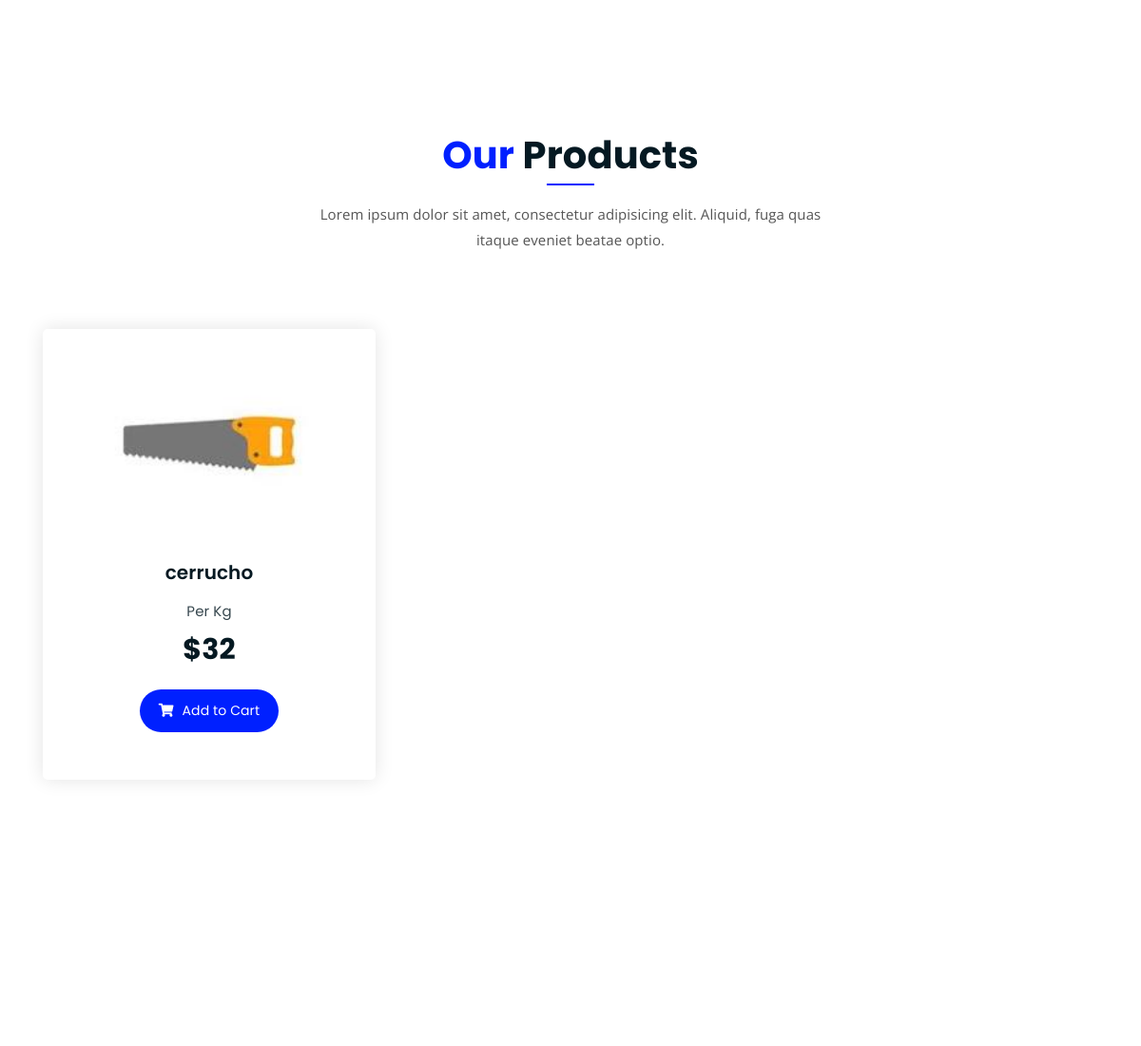
Before: /productos (middle part) with the older database file.
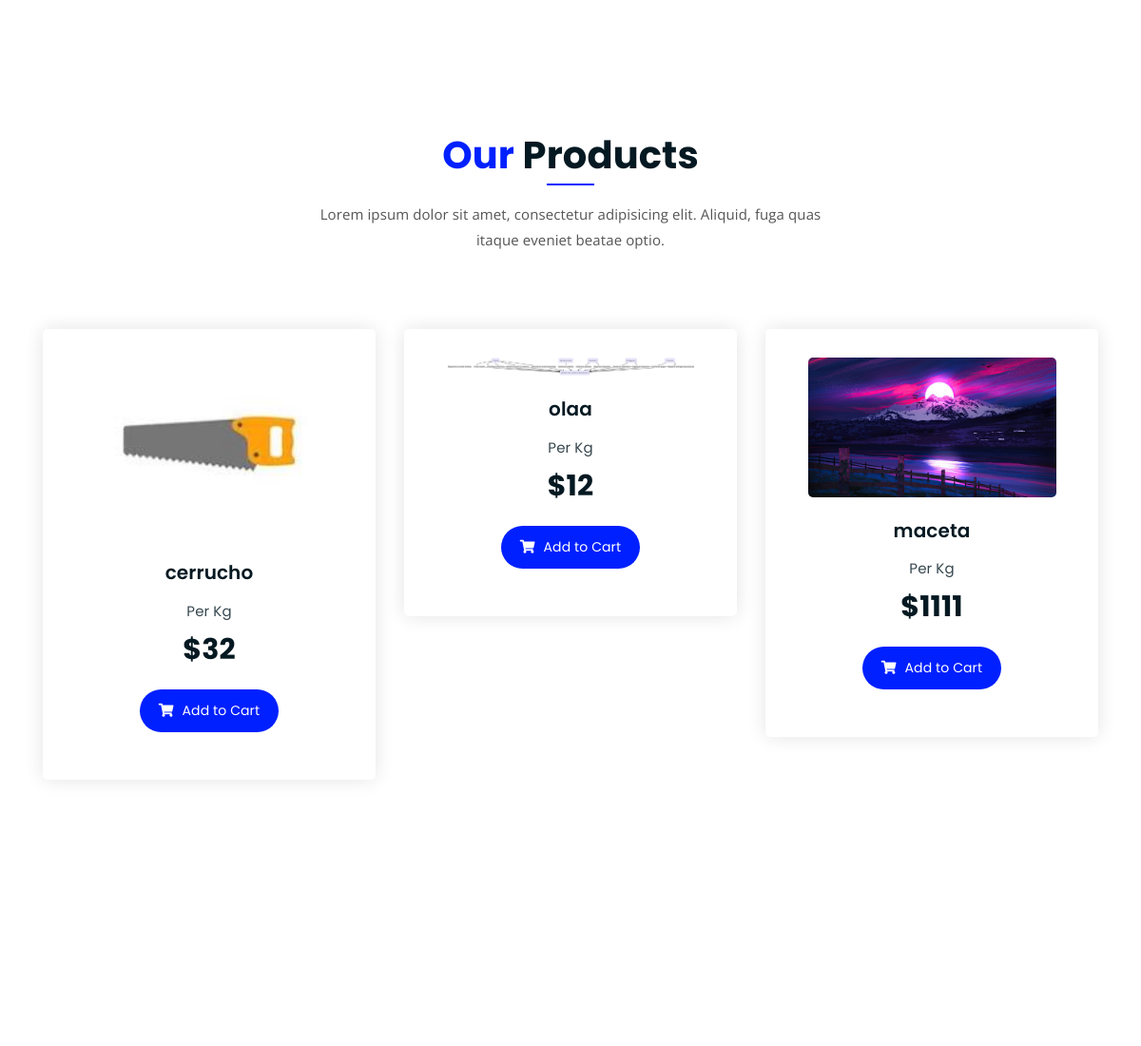
After: the same page with the newer database file.
### core/models.py (models this page shows, shortened)
class Producto(models.Model):
    nombre = models.CharField(max_length=50)
    precio = models.IntegerField()
    stock = models.IntegerField()
    descripcion = models.CharField(max_length=250)
    tipo = models.ForeignKey(TipoProducto, on_delete=models.CASCADE)
    vencimiento = models.DateField(default=date.today)
    imagen = models.ImageField(null=True,blank=True)
    vigente = models.BooleanField()

### core/views.py (the view)
# urls.py: path('productos', productos, name="productos"),
def productos(request):
    categorias = TipoProducto.objects.all()  # Obtén todos los tipos de productos (categorías)
    productosAll = Producto.objects.all()
    page = request.GET.get('page', 1)
    try:
        paginator = Paginator(productosAll, 5)
        productosAll = paginator.page(page)
    except:
        raise Http404
    data = {
        'listado': productosAll,
        'paginator': paginator,
        'categorias': categorias,
    }
    return render(request, 'core/productos.html',data)

### core/templates/core/Productos.html (shortened to what this page needs)
{% extends 'core/base.html' %}
{% load static %}
{% block contenido %}
<div class="product-section mt-150 mb-150" style="margin-bottom: 400px;">
    <div class="container">
        <div class="row">
            <div class="col-lg-8 offset-lg-2 text-center">
                <div class="section-title">
                    <h3><span class="orange-text">Our</span> Products</h3>
                    <p>Lorem ipsum dolor sit amet, consectetur adipisicing elit. Aliquid, fuga quas itaque eveniet beatae optio.</p>
                </div>
            </div>
        </div>
        <div class="row">
            {% for aux in listado %}
                <div class="col-lg-4 col-md-6 text-center">
                    <div class="single-product-item">
                        <div class="product-image">
                            <a href="{% url 'descripcion' aux.id %}">
                                {% if aux.imagen %}
                                    <img src="{{ aux.imagen.url }}" alt="{{ aux.nombre }}">
                                {% else %}
                                    <img src="{% static 'core/img/products/product-img-1.jpg' %}" alt="{{ aux.nombre }}">
                                {% endif %}
                            </a>
                        </div>
                        <h3>{{ aux.nombre }}</h3>
                        <p class="product-price"><span>Per Kg</span> ${{ aux.precio }}</p>
                        <a href="{% url 'descripcion' aux.id %}" class="cart-btn"><i class="fas fa-shopping-cart"></i> Add to Cart</a>
                    </div>
                </div>
            {% endfor %}
        </div>
    </div>
</div>
{% endblock %}

### core/templates/core/base.html (shortened to what this page needs)
{% load static %}
	<link rel="stylesheet" href="{% static 'core/css/all.min.css' %}">
    <link rel="stylesheet" href="{% static 'core/css/style.css' %}" type="text/css">
	<link rel="stylesheet" href="{% static 'core/bootstrap/css/bootstrap.min.css' %}">
	<link rel="stylesheet" href="{% static 'core/css/owl.carousel.css' %}">
	<link rel="stylesheet" href="{% static 'core/server/node_modules' %}">
	<link rel="stylesheet" href="{% static 'core/server/index.js' %}">
	<link rel="stylesheet" href="{% static 'core/server/package-lock.json' %}">
	<link rel="stylesheet" href="{% static 'core/server/package.json' %}">
	<link rel="stylesheet" href="{% static 'core/css/magnific-popup.css' %}">
	<link rel="stylesheet" href="{% static 'core/css/animate.css' %}">
	<link rel="stylesheet" href="{% static 'core/css/meanmenu.min.css' %}">
	<link rel="stylesheet" href="{% static 'core/css/main.css' %}">
	<link rel="stylesheet" href="{% static 'core/css/responsive.css' %}">
{% block contenido %}
{% endblock %}

### core/static/core/css/style.css (style rules this page uses)
.row { display: flex; justify-content: flex-start; }
.product-section { margin-bottom: 1500px; }

### core/static/core/css/main.css (style rules this page uses)
body img { max-width: 100%; }
a { cursor: pointer; text-decoration: none; -webkit-transition: all 0.2s ease-in-out; -o-transition: all 0.2s ease-in-out; transition: all 0.2s ease-in-out; }
h1, .h1, h2, .h2, h3, .h3, h4, .h4, h5, .h5, h6, .h6 { font-family: "Poppins", sans-serif; font-weight: 700; margin: 0 0 1.25rem 0; color: #051922; }
h3, .h3 { font-size: 2rem; font-weight: 700; line-height: 2.25rem; }
p { font-family: "Open Sans", sans-serif; font-weight: 400; font-size: 1rem; letter-spacing: 0.1px; line-height: 1.8; color: #051922; margin: 0 0 1.25rem 0; }
p:last-child { margin: 0; }
.mt-150 { margin-top: 150px; }
.mb-150 { margin-bottom: 150px; }
.orange-text { color: #0020FF ; }
a.boxed-btn, a.bordered-btn, a.cart-btn { border-radius: 50px; }
.section-title h3 { font-size: 40px; position: relative; padding-bottom: 15px; }
.section-title h3:after { position: absolute; content: ''; left: 0px; right: 0px; bottom: 0px; width: 50px; height: 2px; background-color: #0020FF; margin: 0 auto; }
.section-title p { font-size: 15px; width: 530px; margin: 0 auto; color: #555; margin-top: 10px; line-height: 1.8; }
.section-title { margin-bottom: 80px; }
.product-image img { -webkit-transition: 0.3s; -o-transition: 0.3s; transition: 0.3s; }
a.cart-btn { -webkit-transition: 0.3s; -o-transition: 0.3s; transition: 0.3s; }
.single-product-item { -webkit-transition: 0.3s; -o-transition: 0.3s; transition: 0.3s; }
.single-product-item { margin-bottom: 30px; }
.product-image { padding: 30px; padding-bottom: 0; }
.product-image img { width: 90%; border-radius: 5px; margin-bottom: 20px; }
.single-product-item h3 { font-size: 20px; font-weight: 600; margin-bottom: 10px; }
p.product-price { font-family: 'Poppins', sans-serif; font-size: 30px; font-weight: 700; margin-bottom: 15px; }
p.product-price span { display: block; opacity: 0.8; font-size: 15px; font-weight: 400; }
a.cart-btn { font-family: 'Poppins', sans-serif; display: inline-block; background-color: #0020FF; color: #fff; padding: 10px 20px; }
a.cart-btn i { margin-right: 5px; }
.single-product-item { -webkit-box-shadow: 0 0 20px #e4e4e4; box-shadow: 0 0 20px #e4e4e4; padding-bottom: 50px; border-radius: 5px; }

Changed rows visible on the page:
added Producto: imagen (picture), nombre "olaa", precio "12"
added Producto: imagen (picture), nombre "maceta", precio "1111"
